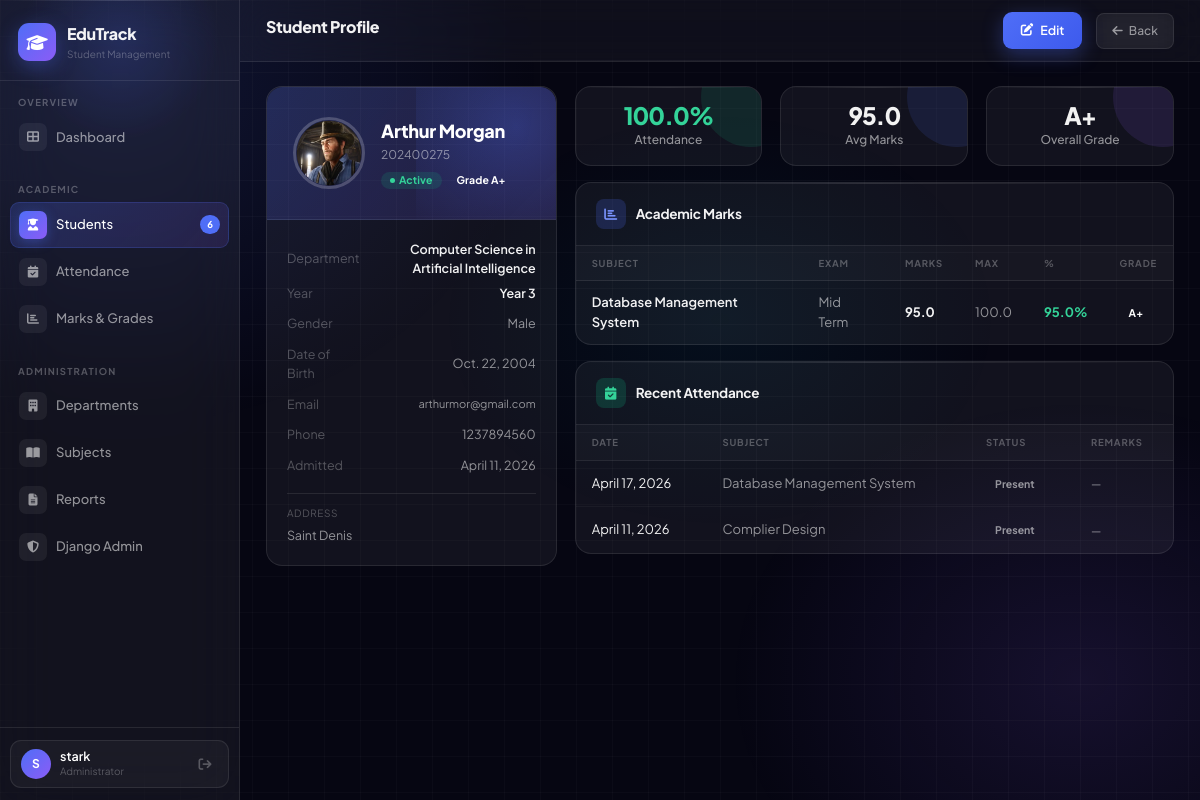
The page /students/7/ (signed in) on the database its author committed.
### students/models.py (models this page shows, shortened)
class Student(models.Model):
    GENDER_CHOICES = [('M', 'Male'), ('F', 'Female'), ('O', 'Other')]
    YEAR_CHOICES = [(1, 'Year 1'), (2, 'Year 2'), (3, 'Year 3'), (4, 'Year 4')]
    STATUS_CHOICES = [('active', 'Active'), ('inactive', 'Inactive'), ('graduated', 'Graduated')]
    roll_number = models.CharField(max_length=20, unique=True)
    first_name = models.CharField(max_length=50)
    last_name = models.CharField(max_length=50)
    email = models.EmailField(unique=True)
    phone = models.CharField(max_length=15, blank=True)
    gender = models.CharField(max_length=1, choices=GENDER_CHOICES, default='M')
    date_of_birth = models.DateField(null=True, blank=True)
    department = models.ForeignKey(Department, on_delete=models.SET_NULL, null=True, related_name='students')
    year = models.IntegerField(choices=YEAR_CHOICES, default=1)
    address = models.TextField(blank=True)
    photo = models.FileField(upload_to='students/', null=True, blank=True)
    status = models.CharField(max_length=10, choices=STATUS_CHOICES, default='active')
    admission_date = models.DateField(auto_now_add=True)
    created_at = models.DateTimeField(auto_now_add=True)
    updated_at = models.DateTimeField(auto_now=True)
    def get_full_name(self):
        return f"{self.first_name} {self.last_name}"
    def get_attendance_percentage(self):
        total = self.attendances.count()
        if total == 0:
            return 0
        present = self.attendances.filter(status='present').count()
        return round((present / total) * 100, 1)
    def get_average_marks(self):
        marks = self.marks.all()
        if not marks.exists():
            return 0
        total = sum(m.marks_obtained for m in marks)
        return round(total / marks.count(), 1)
    def get_grade(self):
        avg = self.get_average_marks()
        if avg >= 85: return 'A+'
        elif avg >= 75: return 'A'
        elif avg >= 65: return 'B'
        elif avg >= 55: return 'C'
        elif avg >= 40: return 'D'
        else: return 'F'
    class Meta:
        ordering = ['roll_number']

class Department(models.Model):
    name = models.CharField(max_length=100, unique=True)
    code = models.CharField(max_length=10, unique=True)
    description = models.TextField(blank=True)
    created_at = models.DateTimeField(auto_now_add=True)
    class Meta:
        ordering = ['name']

class Marks(models.Model):
    EXAM_CHOICES = [
        ('midterm', 'Mid Term'),
        ('final', 'Final Exam'),
        ('assignment', 'Assignment'),
        ('quiz', 'Quiz'),
    ]
    student = models.ForeignKey(Student, on_delete=models.CASCADE, related_name='marks')
    subject = models.ForeignKey(Subject, on_delete=models.CASCADE, related_name='marks')
    exam_type = models.CharField(max_length=20, choices=EXAM_CHOICES, default='final')
    marks_obtained = models.FloatField(default=0)
    max_marks = models.FloatField(default=100)
    exam_date = models.DateField(null=True, blank=True)
    remarks = models.CharField(max_length=200, blank=True)
    entered_by = models.ForeignKey(User, on_delete=models.SET_NULL, null=True)
    created_at = models.DateTimeField(auto_now_add=True)
    def get_percentage(self):
        if self.max_marks == 0:
            return 0
        return round((self.marks_obtained / self.max_marks) * 100, 1)
    def get_grade(self):
        pct = self.get_percentage()
        if pct >= 85: return 'A+'
        elif pct >= 75: return 'A'
        elif pct >= 65: return 'B'
        elif pct >= 55: return 'C'
        elif pct >= 40: return 'D'
        else: return 'F'
    class Meta:
        unique_together = ['student', 'subject', 'exam_type']
        ordering = ['-created_at']

class Subject(models.Model):
    name = models.CharField(max_length=100)
    code = models.CharField(max_length=10, unique=True)
    department = models.ForeignKey(Department, on_delete=models.CASCADE, related_name='subjects')
    max_marks = models.IntegerField(default=100)
    credits = models.IntegerField(default=3)
    class Meta:
        ordering = ['name']

class Attendance(models.Model):
    STATUS_CHOICES = [('present', 'Present'), ('absent', 'Absent'), ('leave', 'Leave')]
    student = models.ForeignKey(Student, on_delete=models.CASCADE, related_name='attendances')
    date = models.DateField()
    status = models.CharField(max_length=10, choices=STATUS_CHOICES, default='present')
    subject = models.ForeignKey(Subject, on_delete=models.SET_NULL, null=True, blank=True)
    remarks = models.CharField(max_length=200, blank=True)
    marked_by = models.ForeignKey(User, on_delete=models.SET_NULL, null=True)
    created_at = models.DateTimeField(auto_now_add=True)
    class Meta:
        unique_together = ['student', 'date', 'subject']
        ordering = ['-date']

### students/views.py (the view)
# urls.py: path('students/<int:pk>/', views.student_detail, name='student_detail'),
@login_required
def student_detail(request, pk):
    student = get_object_or_404(Student, pk=pk)
    attendances = student.attendances.order_by('-date')[:20]
    marks = student.marks.select_related('subject').all()
    context = {
        'student': student,
        'attendances': attendances,
        'marks': marks,
        'att_pct': student.get_attendance_percentage(),
        'avg_marks': student.get_average_marks(),
        'grade': student.get_grade(),
    }
    return render(request, 'students/student_detail.html', context)

### students/context_processors.py (called while the page is built)
def global_context(request):
    return {
        'total_students_count': Student.objects.count()
    }

### students/templates/students/student_detail.html (shortened to what this page needs)
{% extends 'base.html' %}
{% block page_title %}Student Profile{% endblock %}
{% block topbar_actions %}
<a href="{% url 'student_edit' student.pk %}" class="btn-primary-glow"><i class="fas fa-edit"></i> Edit</a>
<a href="{% url 'student_list' %}" class="btn-glass"><i class="fas fa-arrow-left"></i> Back</a>
{% endblock %}
{% block content %}
<div class="row g-4">
  <div class="col-md-4">
    <div class="glass-card">
      <div class="profile-hero">
        <div style="display:flex;align-items:center;gap:16px;position:relative;z-index:1">
          {% if student.photo %}
          <img src="{{ student.photo.url }}" style="width:72px;height:72px;border-radius:50%;object-fit:cover;border:3px solid rgba(255,255,255,0.2)">
          {% endif %}
          <div>
            <div style="font-size:18px;font-weight:800;color:white;letter-spacing:-0.3px">{{ student.get_full_name }}</div>
            <div style="font-size:12px;color:rgba(255,255,255,0.5);margin-top:2px">{{ student.roll_number }}</div>
            <div style="display:flex;gap:6px;margin-top:8px;flex-wrap:wrap">
              <span class="badge badge-{{ student.status }}">{{ student.get_status_display }}</span>
              <span class="badge badge-{{ grade }}">Grade {{ grade }}</span>
            </div>
          </div>
        </div>
      </div>
      <div class="card-body">
        <table style="width:100%;font-size:12.5px">
          <tr><td style="color:var(--text-muted);padding:6px 0">Department</td><td style="text-align:right;font-weight:600;color:var(--text-primary)">{{ student.department.name|default:"—" }}</td></tr>
          <tr><td style="color:var(--text-muted);padding:6px 0">Year</td><td style="text-align:right;font-weight:600;color:var(--text-primary)">{{ student.get_year_display }}</td></tr>
          <tr><td style="color:var(--text-muted);padding:6px 0">Gender</td><td style="text-align:right;color:var(--text-secondary)">{{ student.get_gender_display }}</td></tr>
          <tr><td style="color:var(--text-muted);padding:6px 0">Date of Birth</td><td style="text-align:right;color:var(--text-secondary)">{{ student.date_of_birth|default:"—" }}</td></tr>
          <tr><td style="color:var(--text-muted);padding:6px 0">Email</td><td style="text-align:right;font-size:11px;color:var(--text-secondary)">{{ student.email }}</td></tr>
          <tr><td style="color:var(--text-muted);padding:6px 0">Phone</td><td style="text-align:right;color:var(--text-secondary)">{{ student.phone|default:"—" }}</td></tr>
          <tr><td style="color:var(--text-muted);padding:6px 0">Admitted</td><td style="text-align:right;color:var(--text-secondary)">{{ student.admission_date }}</td></tr>
        </table>
        {% if student.address %}
        <div style="margin-top:12px;padding-top:12px;border-top:1px solid var(--glass-border)">
          <div style="font-size:10px;color:var(--text-muted);text-transform:uppercase;letter-spacing:0.6px;margin-bottom:5px">Address</div>
          <div style="font-size:12.5px;color:var(--text-secondary)">{{ student.address }}</div>
        </div>
        {% endif %}
      </div>
    </div>
  </div>
  <div class="col-md-8">
    <div class="row g-3 mb-3">
      <div class="col-4">
        <div class="stat-card c-emerald" style="text-align:center;padding:16px">
          <div class="stat-value" style="font-size:24px;color:{% if att_pct >= 75 %}#34d399{% else %}#f87171{% endif %}">{{ att_pct }}%</div>
          <div class="stat-label">Attendance</div>
        </div>
      </div>
      <div class="col-4">
        <div class="stat-card c-brand" style="text-align:center;padding:16px">
          <div class="stat-value" style="font-size:24px">{{ avg_marks }}</div>
          <div class="stat-label">Avg Marks</div>
        </div>
      </div>
      <div class="col-4">
        <div class="stat-card c-violet" style="text-align:center;padding:16px">
          <div class="stat-value" style="font-size:24px">{{ grade }}</div>
          <div class="stat-label">Overall Grade</div>
        </div>
      </div>
    </div>
    <div class="glass-card mb-3">
      <div class="card-head">
        <div class="card-head-ico" style="background:rgba(79,110,247,0.2);color:#7b94ff"><i class="fas fa-chart-bar"></i></div>
        <span class="card-head-title">Academic Marks</span>
      </div>
      {% if marks %}
      <div style="overflow-x:auto">
        <table class="glass-table">
          <thead><tr><th>Subject</th><th>Exam</th><th>Marks</th><th>Max</th><th>%</th><th>Grade</th></tr></thead>
          <tbody>
            {% for m in marks %}
            <tr>
              <td style="font-weight:600;color:var(--text-primary)">{{ m.subject.name }}</td>
              <td>{{ m.get_exam_type_display }}</td>
              <td style="font-weight:700;color:var(--text-primary)">{{ m.marks_obtained }}</td>
              <td>{{ m.max_marks }}</td>
              <td>
                <span style="font-weight:700;color:{% if m.get_percentage >= 75 %}#34d399{% elif m.get_percentage >= 50 %}#fbbf24{% else %}#f87171{% endif %}">{{ m.get_percentage }}%</span>
              </td>
              <td><span class="badge badge-{{ m.get_grade }}">{{ m.get_grade }}</span></td>
            </tr>
            {% endfor %}
          </tbody>
        </table>
      </div>
      {% else %}
      <div class="empty-state" style="padding:30px">
        <div class="empty-icon"><i class="fas fa-chart-bar"></i></div>
        <div class="empty-text">No marks recorded yet</div>
      </div>
      {% endif %}
    </div>
    <div class="glass-card">
      <div class="card-head">
        <div class="card-head-ico" style="background:rgba(16,185,129,0.2);color:#34d399"><i class="fas fa-calendar-check"></i></div>
        <span class="card-head-title">Recent Attendance</span>
      </div>
      {% if attendances %}
      <div style="overflow-x:auto">
        <table class="glass-table">
          <thead><tr><th>Date</th><th>Subject</th><th>Status</th><th>Remarks</th></tr></thead>
          <tbody>
            {% for a in attendances %}
            <tr>
              <td style="color:var(--text-primary)">{{ a.date }}</td>
              <td>{{ a.subject.name|default:"General" }}</td>
              <td>
                <span class="{% if a.status == 'present' %}att-present{% elif a.status == 'absent' %}att-absent{% else %}att-leave{% endif %}" style="display:inline-block;padding:3px 9px;border-radius:20px;font-size:10.5px;font-weight:700">
                  {{ a.get_status_display }}
                </span>
              </td>
              <td style="font-size:11.5px">{{ a.remarks|default:"—" }}</td>
            </tr>
            {% endfor %}
          </tbody>
        </table>
      </div>
      {% else %}
      <div class="empty-state" style="padding:30px">
        <div class="empty-icon"><i class="fas fa-calendar"></i></div>
        <div class="empty-text">No attendance records</div>
      </div>
      {% endif %}
    </div>
  </div>
</div>
{% endblock %}

### templates/base.html (shortened to what this page needs)
<!DOCTYPE html>
<html lang="en">
<head>
<link href="https://cdn.jsdelivr.net/npm/bootstrap@5.3.2/dist/css/bootstrap.min.css" rel="stylesheet">
<link href="https://cdnjs.cloudflare.com/ajax/libs/font-awesome/6.4.0/css/all.min.css" rel="stylesheet">
</head>
<body>
{% if user.is_authenticated %}
<div id="app">
  <aside class="sidebar">
    <div class="sidebar-header">
      <a href="{% url 'dashboard' %}" class="sidebar-logo">
        <div class="logo-mark"><i class="fas fa-graduation-cap"></i></div>
        <div>
          <div class="logo-name">EduTrack</div>
          <div class="logo-sub">Student Management</div>
        </div>
      </a>
    </div>
    <nav class="sidebar-nav">
      <div class="nav-section">
        <div class="nav-section-label">Overview</div>
        <a href="{% url 'dashboard' %}" class="nav-link {% if request.resolver_match.url_name == 'dashboard' %}active{% endif %}">
          <div class="nav-ico"><i class="fas fa-th-large"></i></div>
          Dashboard
        </a>
      </div>
      <div class="nav-section">
        <div class="nav-section-label">Academic</div>
        <a href="{% url 'student_list' %}" class="nav-link {% if 'student' in request.resolver_match.url_name %}active{% endif %}">
          <div class="nav-ico"><i class="fas fa-user-graduate"></i></div>
          Students
          <span class="nav-badge">{{ total_students_count }}</span>
        </a>
        <a href="{% url 'attendance_list' %}" class="nav-link {% if request.resolver_match.url_name == 'attendance_list' %}active{% endif %}">
          <div class="nav-ico"><i class="fas fa-calendar-check"></i></div>
          Attendance
        </a>
        <a href="{% url 'marks_list' %}" class="nav-link {% if request.resolver_match.url_name == 'marks_list' %}active{% endif %}">
          <div class="nav-ico"><i class="fas fa-chart-bar"></i></div>
          Marks & Grades
        </a>
      </div>
      <div class="nav-section">
        <div class="nav-section-label">Administration</div>
        <a href="{% url 'department_list' %}" class="nav-link {% if request.resolver_match.url_name == 'department_list' %}active{% endif %}">
          <div class="nav-ico"><i class="fas fa-building"></i></div>
          Departments
        </a>
        <a href="{% url 'subject_list' %}" class="nav-link {% if request.resolver_match.url_name == 'subject_list' %}active{% endif %}">
          <div class="nav-ico"><i class="fas fa-book-open"></i></div>
          Subjects
        </a>
        <a href="{% url 'reports' %}" class="nav-link {% if request.resolver_match.url_name == 'reports' %}active{% endif %}">
          <div class="nav-ico"><i class="fas fa-file-alt"></i></div>
          Reports
        </a>
        <a href="/admin/" class="nav-link" target="_blank">
          <div class="nav-ico"><i class="fas fa-shield-alt"></i></div>
          Django Admin
        </a>
      </div>
    </nav>
    <div class="sidebar-footer">
      <div class="user-tile">
        <div class="user-av">{{ user.username|first|upper }}</div>
        <div>
          <div class="user-name">{{ user.get_full_name|default:user.username }}</div>
          <div class="user-role">Administrator</div>
        </div>
        <a href="{% url 'logout' %}" class="logout-link" title="Sign out">
          <i class="fas fa-arrow-right-from-bracket"></i>
        </a>
      </div>
    </div>
  </aside>
  <div class="main-content">
    <header class="topbar">
      <h1 class="topbar-title">{% block page_title %}{% endblock %}</h1>
      {% block topbar_actions %}{% endblock %}
    </header>
    <main class="page-body">
      {% block content %}{% endblock %}
    </main>
  </div>
</div>
{% else %}
{% block auth_content %}{% endblock %}
{% endif %}
</body>
</html>

### rows shown on the page
Student: photo (picture), get_full_name "Arthur Morgan", roll_number "202400275", status "Active", department.name "Computer Science in Artificial Intelligence", year "Year 3", gender "Male", date_of_birth "Oct. 22, 2004", email "arthurmor@gmail.com", phone "1237894560", admission_date "April 11, 2026", address "Saint Denis"
Marks: subject.name "Database Management System", exam_type "Mid Term", marks_obtained "95.0", max_marks "100.0", get_percentage "95.0", get_grade "A+"
Attendance: date "April 17, 2026", subject.name "Database Management System", status "Present", remarks "—"
Attendance: date "April 11, 2026", subject.name "Complier Design", status "Present", remarks "—"

### other values the page prints
{{ total_students_count }} "6"
{{ user.username|first|upper }} "S"
{{ user.get_full_name|default:user.username }} "stark"
{{ grade }} "A+"
{{ att_pct }} "100.0"
{{ avg_marks }} "95.0"
